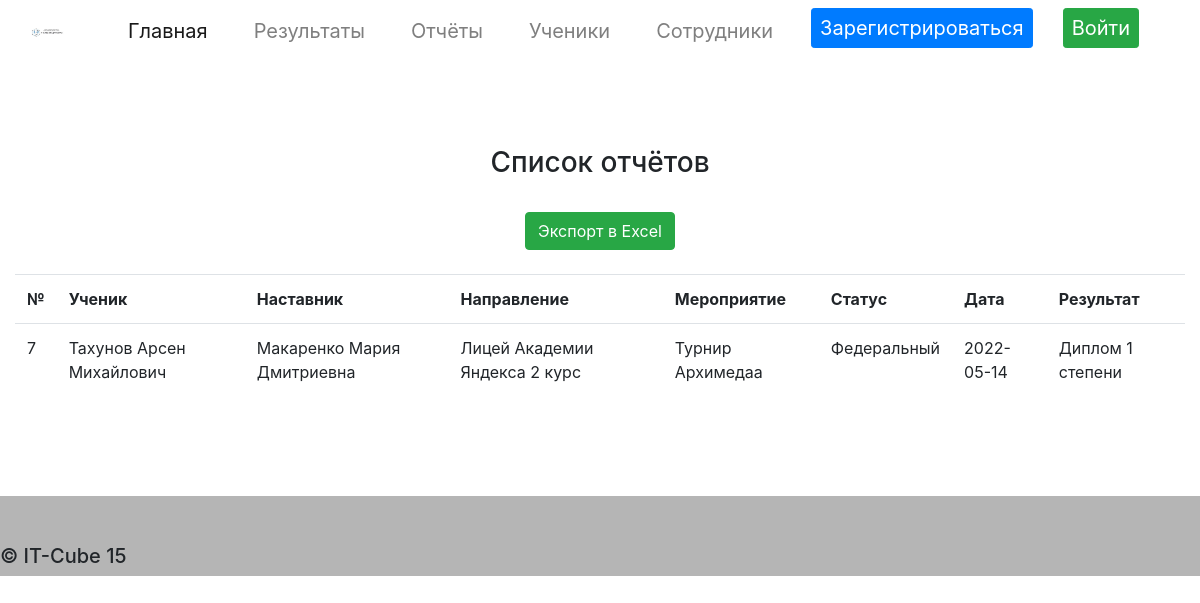
Page /reports on the committed database.
### data/students.py (models this page shows)
class Students(SqlAlchemyBase, UserMixin, SerializerMixin):
    __tablename__ = 'Students'
    id = sqlalchemy.Column(sqlalchemy.Integer,
                           primary_key=True, autoincrement=True)
    FIO = sqlalchemy.Column(sqlalchemy.String, nullable=True)
    Date_of_birth = sqlalchemy.Column(sqlalchemy.Date, nullable=True)
    Class = sqlalchemy.Column(sqlalchemy.Integer, nullable=True)
    Сertificate_DO = sqlalchemy.Column(sqlalchemy.Integer, nullable=True)
    Place_of_residence = sqlalchemy.Column(sqlalchemy.String, nullable=True)
    School = sqlalchemy.Column(sqlalchemy.String, nullable=True)
    Number_phone_student = sqlalchemy.Column(sqlalchemy.String, nullable=True)
    Number_phone_parent = sqlalchemy.Column(sqlalchemy.String, nullable=True)
    Gender = sqlalchemy.Column(sqlalchemy.String, nullable=True)
    Note = sqlalchemy.Column(sqlalchemy.Text)
    studies_it_cube = orm.relation("Studies_it_cube", back_populates='student')
    Results = orm.relation("Results", back_populates='student')

### data/employees.py (models this page shows, shortened)
class Employees(SqlAlchemyBase, UserMixin, SerializerMixin):
    __tablename__ = 'Employees'
    id = sqlalchemy.Column(sqlalchemy.Integer,
                           primary_key=True, autoincrement=True)
    FIO = sqlalchemy.Column(sqlalchemy.String, nullable=True)
    Email = sqlalchemy.Column(sqlalchemy.String, nullable=True, unique=True)
    Hashed_password = sqlalchemy.Column(sqlalchemy.String, nullable=True)
    Date_of_birth = sqlalchemy.Column(sqlalchemy.Date, nullable=True)
    Place_of_residence = sqlalchemy.Column(sqlalchemy.String, nullable=True)
    Number_phone = sqlalchemy.Column(sqlalchemy.String, nullable=True)
    Gender = sqlalchemy.Column(sqlalchemy.String, nullable=True)
    Status = sqlalchemy.Column(sqlalchemy.String, sqlalchemy.ForeignKey("Status_employees.id"), nullable=True)
    Note = sqlalchemy.Column(sqlalchemy.Text)
    studies_it_cube = orm.relation("Studies_it_cube", back_populates='employer')
    statusemployer = orm.relation("StatusEmployer")
    results = orm.relation("Results", back_populates='employer')
    participation_employees = orm.relation("Participation_employees", back_populates='employer')

### data/direction.py (models this page shows)
class Directions(SqlAlchemyBase, UserMixin, SerializerMixin):
    __tablename__ = 'Directions'
    id = sqlalchemy.Column(sqlalchemy.Integer, primary_key=True, autoincrement=True)
    Direction = sqlalchemy.Column(sqlalchemy.String, nullable=True)
    Note = sqlalchemy.Column(sqlalchemy.Text)
    studies_it_cube = orm.relation("Studies_it_cube", back_populates='direction')
    event = orm.relation("Event", back_populates='direction')

### data/event.py (models this page shows)
class Event(SqlAlchemyBase, UserMixin, SerializerMixin):
    __tablename__ = 'Event'
    id = sqlalchemy.Column(sqlalchemy.Integer,
                           primary_key=True, autoincrement=True)
    Name_of_event = sqlalchemy.Column(sqlalchemy.String, nullable=True)
    Organizer = sqlalchemy.Column(sqlalchemy.String, nullable=True)
    Description = sqlalchemy.Column(sqlalchemy.Text)
    Website = sqlalchemy.Column(sqlalchemy.String, nullable=True)
    Link_to_position = sqlalchemy.Column(sqlalchemy.String, nullable=True)
    Link_to_regestration = sqlalchemy.Column(sqlalchemy.String, nullable=True)
    Form_of_holding = sqlalchemy.Column(sqlalchemy.Integer, sqlalchemy.ForeignKey("Form_of_holding.id"), nullable=True)
    Status = sqlalchemy.Column(sqlalchemy.Integer, sqlalchemy.ForeignKey("Status.id"), nullable=True)
    Direction = sqlalchemy.Column(sqlalchemy.Integer, sqlalchemy.ForeignKey("Directions.id"), nullable=True)
    Age = sqlalchemy.Column(sqlalchemy.String, nullable=True)
    Class = sqlalchemy.Column(sqlalchemy.String, nullable=True)
    Note = sqlalchemy.Column(sqlalchemy.Text)
    Number_of_participants = sqlalchemy.Column(sqlalchemy.Integer, nullable=True)
    direction = orm.relation('Directions')
    participation_employees = orm.relation("Participation_employees", back_populates='event')
    stage_events = orm.relation("Stages_Events", back_populates='event')

class Status(SqlAlchemyBase, UserMixin, SerializerMixin):
    __tablename__ = 'Status'
    id = sqlalchemy.Column(sqlalchemy.Integer, primary_key=True, autoincrement=True)
    Status_name = sqlalchemy.Column(sqlalchemy.String, nullable=True)

### data/stages_event.py (models this page shows)
class Stages(SqlAlchemyBase, UserMixin, SerializerMixin):
    __tablename__ = 'Stages'
    id = sqlalchemy.Column(sqlalchemy.Integer,
                           primary_key=True, autoincrement=True)
    Stage = sqlalchemy.Column(sqlalchemy.String, nullable=True)
    Date_begin = sqlalchemy.Column(sqlalchemy.Date, nullable=True)
    Date_end = sqlalchemy.Column(sqlalchemy.Date, nullable=True)
    stage_events = orm.relation("Stages_Events", back_populates='stage')

### data/results.py (models this page shows)
class Achievement(SqlAlchemyBase, UserMixin, SerializerMixin):
    __tablename__ = 'Achievement'
    id = sqlalchemy.Column(sqlalchemy.Integer,
                           primary_key=True, autoincrement=True)
    Achievement = sqlalchemy.Column(sqlalchemy.String, nullable=True)

### main.py (the view)
@app.route('/reports')
def reports():
    db_sess = db_session.create_session()
    res_dict = {}
    for result in db_sess.query(Results).all():
        student_info = db_sess.query(Studies_it_cube).filter(Studies_it_cube.Id_student == result.Id_student).first()
        student = db_sess.query(Students).filter(Students.id == student_info.Id_student).first().FIO
        employeer = db_sess.query(Employees).filter(Employees.id == result.Id_employer).first().FIO
        direction = db_sess.query(Directions).filter(Directions.id == student_info.Direction).first().Direction
        id_event = db_sess.query(Stages_Events).filter(Stages_Events.id == result.Id_stage_event).first().Id_event
        event = db_sess.query(Event).filter(Event.id == id_event).first().Name_of_event
        id_stage = db_sess.query(Stages_Events).filter(Stages_Events.Id_event == id_event).first().Id_stage
        date = db_sess.query(Stages).filter(Stages.id == id_stage).first().Date_end
        status_id = db_sess.query(Event).filter(Event.id == id_event).first().Status
        status = db_sess.query(Status).filter(Status.id == status_id).first().Status_name
        res = db_sess.query(Achievement).filter(Achievement.id == result.Id_achievement).first().Achievement
        res_dict[result.id] = [student, employeer, direction, event, status, date, res]
    return render_template('reports.html', all_reports=res_dict)

### data/db_session.py (called while the page is built)
def create_session() -> Session:
    global __factory
    return __factory()

### templates/reports.html
{% extends "base.html" %}
{% block content %}
    <br>
    <h3 align="center">Список отчётов</h3>
    <br>
    <div class="align_center">
        <a type="button" class="btn btn-success" href="/export_reports">Экспорт в Excel</a>
    </div>
    <br>
    <table align="center" class="table table-hover">
        <tr>
            <th>№</th>
            <th>Ученик</th>
            <th>Наставник</th>
            <th>Направление</th>
            <th>Мероприятие</th>
            <th>Статус</th>
            <th>Дата</th>
            <th>Результат</th>
        </tr>
        {% for report in all_reports.keys() %}
            <tr>
                <td>{{ report }}</td>
                <td>{{ all_reports[report][0] }}</td>
                <td>{{ all_reports[report][1] }}</td>
                <td>{{ all_reports[report][2] }}</td>
                <td>{{ all_reports[report][3] }}</td>
                <td>{{ all_reports[report][4] }}</td>
                <td>{{ all_reports[report][5] }}</td>
                <td>{{ all_reports[report][6] }}</td>
            </tr>
        {% endfor %}
    </table>
{% endblock %}

### static/css/style.css (style rules this page uses)
.align_center { text-align: center; }

### rows in the picture
Students: FIO "Тахунов Арсен Михайлович"
Employees: FIO "Макаренко Мария Дмитриевна"
Directions: Direction "Лицей Академии Яндекса 2 курс"
Event: Name_of_event "Турнир Архимедаa"
Status: Status_name "Федеральный"
Stages: Date_end "2022-05-14"
Achievement: Achievement "Диплом 1 степени"

### other values in the picture
{{ report }} "7"
